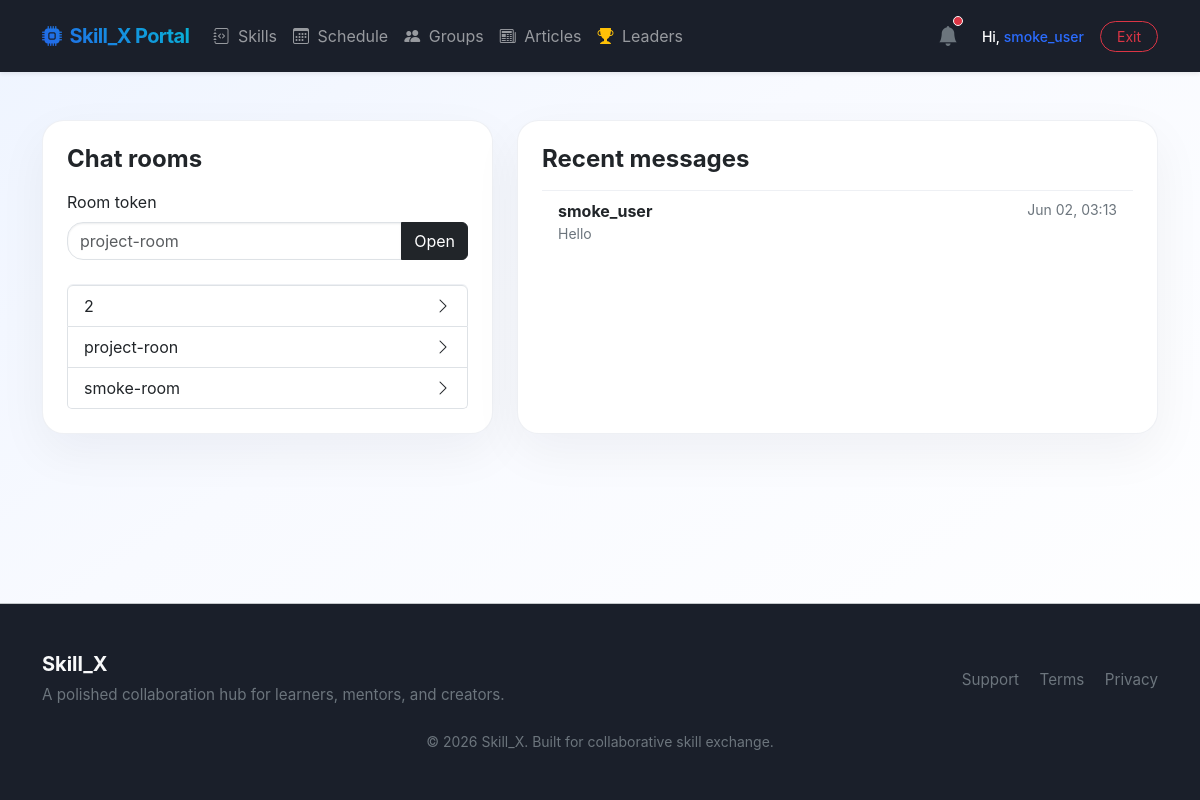
Page /chat/ (signed in) on the committed database.
### chat/models.py (models this page shows)
class MessagingRoom(models.Model):
    room_token = models.CharField(max_length=255, unique=True)

class SavedMessage(models.Model):
    room = models.ForeignKey(MessagingRoom, on_delete=models.CASCADE, related_name='messages')
    author = models.ForeignKey(User, on_delete=models.CASCADE)
    content = models.TextField()
    sent_at = models.DateTimeField(auto_now_add=True)

### chat/views.py (the view)
# urls.py: path('', views.chat_home, name='chat_home'),
@login_required
def chat_home(request):
    if request.method == 'POST':
        room_token = request.POST.get('room_token', '').strip()
        if room_token:
            MessagingRoom.objects.get_or_create(room_token=room_token)
            return redirect('access_chat_room', room_token=room_token)
    rooms = MessagingRoom.objects.all().order_by('room_token')
    recent_messages = SavedMessage.objects.select_related('room', 'author').order_by('-sent_at')[:10]
    return render(request, 'inbox.html', {'rooms': rooms, 'recent_messages': recent_messages})

### accounts/context_processors.py (called while the page is built)
def platform_context(request):
    if request.user.is_authenticated:
        from accounts.models import RoleAssignment
        try:
            role_meta = RoleAssignment.objects.get(user=request.user)
            return {'USER_ROLE': role_meta.role}
        except RoleAssignment.DoesNotExist:
            return {'USER_ROLE': 'LEARNER'}
    return {'USER_ROLE': 'ANONYMOUS'}

### chat/templates/inbox.html (shortened to what this page needs)
{% extends "base.html" %}
{% block content %}
<div class="row g-4">
    <div class="col-lg-5">
        <div class="card feature-card p-4 h-100">
            <h2 class="h4 fw-bold mb-3">Chat rooms</h2>
            <form method="post" class="mb-4">
                <label for="room_token" class="form-label">Room token</label>
                <div class="input-group">
                    <input id="room_token" name="room_token" class="form-control" placeholder="project-room" required>
                    <button class="btn btn-dark" type="submit">Open</button>
                </div>
            </form>
            {% if rooms %}
                <div class="list-group">
                    {% for room in rooms %}
                        <a href="{% url 'access_chat_room' room.room_token %}" class="list-group-item list-group-item-action d-flex justify-content-between align-items-center">
                            <span>{{ room.room_token }}</span>
                            <i class="bi bi-chevron-right"></i>
                        </a>
                    {% endfor %}
                </div>
            {% else %}
                <p class="text-secondary mb-0">No chat rooms yet. Create one above.</p>
            {% endif %}
        </div>
    </div>
    <div class="col-lg-7">
        <div class="card feature-card p-4 h-100">
            <h2 class="h4 fw-bold mb-3">Recent messages</h2>
            {% if recent_messages %}
                <div class="list-group list-group-flush">
                    {% for msg in recent_messages %}
                        <a href="{% url 'chat_detail' msg.id %}" class="list-group-item list-group-item-action">
                            <div class="d-flex justify-content-between">
                                <strong>{{ msg.author.username }}</strong>
                                <small class="text-secondary">{{ msg.sent_at|date:"M d, H:i" }}</small>
                            </div>
                            <p class="mb-0 text-secondary small">{{ msg.content|truncatechars:90 }}</p>
                        </a>
                    {% endfor %}
                </div>
            {% else %}
                <p class="text-secondary mb-0">No messages have been sent yet.</p>
            {% endif %}
        </div>
    </div>
</div>
{% endblock %}

### skill_X/templates/navbar.html (shortened to what this page needs)
<nav class="navbar navbar-expand-lg navbar-dark bg-dark sticky-top shadow-sm">
    <div class="container">
        <a class="navbar-brand fw-bold text-gradient d-flex align-items-center" href="{% url 'dashboard' %}">
            <i class="bi bi-cpu-fill text-info me-2"></i> Skill_X Portal
        </a>
        <div class="collapse navbar-collapse" id="mainNavbar">
            <ul class="navbar-nav me-auto mb-2 mb-lg-0">
                <li class="nav-item"><a class="nav-link" href="{% url 'list_skills' %}"><i class="bi bi-journal-code me-1"></i> Skills</a></li>
                <li class="nav-item"><a class="nav-link" href="{% url 'calendar_matrix' %}"><i class="bi bi-calendar3 me-1"></i> Schedule</a></li>
                <li class="nav-item"><a class="nav-link" href="{% url 'list_groups' %}"><i class="bi bi-people-fill me-1"></i> Groups</a></li>
                <li class="nav-item"><a class="nav-link" href="{% url 'blog_list' %}"><i class="bi bi-newspaper me-1"></i> Articles</a></li>
                <li class="nav-item"><a class="nav-link" href="{% url 'global_scoreboard' %}"><i class="bi bi-trophy-fill text-warning me-1"></i> Leaders</a></li>
            </ul>
            <div class="d-flex align-items-center gap-3">
                {% if user.is_authenticated %}
                    <a href="{% url 'alert_inbox' %}" class="text-light position-relative me-2 decoration-none">
                        <i class="bi bi-bell-fill fs-5 text-secondary hover-light"></i>
                        <span class="position-absolute top-0 start-100 translate-middle p-1 bg-danger border border-light rounded-circle" style="width:8px; height:8px;"></span>
                    </a>
                    <a href="{% url 'view_and_edit_profile' %}" class="text-white text-decoration-none fw-medium small">
                        Hi, <span class="text-info">{{ user.username }}</span>
                    </a>
                    <form action="{% url 'logout' %}" method="post" class="m-0">
                        <button type="submit" class="btn btn-sm btn-outline-danger rounded-pill px-3">Exit</button>
                    </form>
                {% else %}
                    <a href="{% url 'login' %}" class="btn btn-sm btn-outline-light rounded-pill px-3">Sign In</a>
                    <a href="{% url 'register' %}" class="btn btn-sm btn-info text-dark fw-bold rounded-pill px-3">Join Us</a>
                {% endif %}
            </div>
        </div>
    </div>
</nav>

### static/style.css (style rules this page uses)
body { background: linear-gradient(145deg, #eef4ff 0%, #f8faff 40%, #ffffff 100%); min-height: 100vh; font-family: Inter, system-ui, -apple-system, BlinkMacSystemFont, "Segoe UI", sans-serif; }
.card { border-radius: 1.35rem; }
.form-control, .form-select { border-radius: 1rem; box-shadow: inset 0 1px 2px rgba(15, 23, 42, 0.08); }
.navbar { padding-top: 1rem; padding-bottom: 1rem; }
.navbar-brand { font-weight: 800; letter-spacing: -0.03em; }
.bg-dark { background-color: #1a1f2a !important; }
.text-info { color: #2b6cff !important; }

### skill_X/templates/base.html (style rules this page uses)
body { background: linear-gradient(160deg, #f5f7ff 0%, #eef3ff 48%, #f8fcff 100%); font-family: Inter, system-ui, -apple-system, BlinkMacSystemFont, 'Segoe UI', Roboto, Oxygen, Ubuntu, Cantarell, sans-serif; min-height: 100vh; display: flex; flex-direction: column; }
.text-gradient { background: linear-gradient(45deg, #2563eb, #06b6d4); -webkit-background-clip: text; -webkit-text-fill-color: transparent; }
.feature-card { background: #ffffff; border-radius: 1.2rem; border: 1px solid rgba(148, 163, 184, 0.16); box-shadow: 0 18px 50px rgba(15, 23, 42, 0.05); }

### rows in the picture
MessagingRoom: room_token "2"
MessagingRoom: room_token "project-roon"
MessagingRoom: room_token "smoke-room"
SavedMessage: author.username "smoke_user", sent_at "Jun 02, 03:13", content "Hello"

### other values in the picture
{{ user.username }} "smoke_user"
